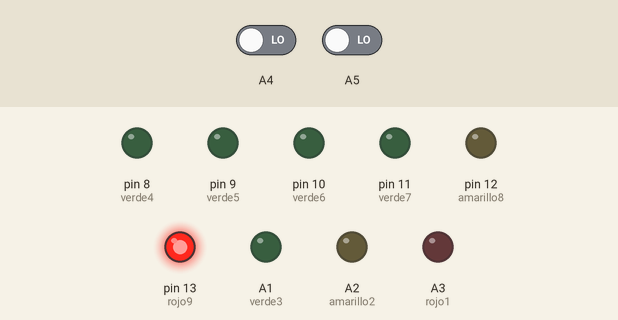
A sketch run on a simulated Arduino Uno, built with avr-gcc and run on an emulated ATmega328P. Shown: output pins drawn as LEDs (lit = HIGH). Inputs (shaded band) come from the test bench; at power-on: A4 LOW, A5 LOW.

Above: at 1.6 s.
1.7 s: A4 driven HIGH
At 5.2 s:
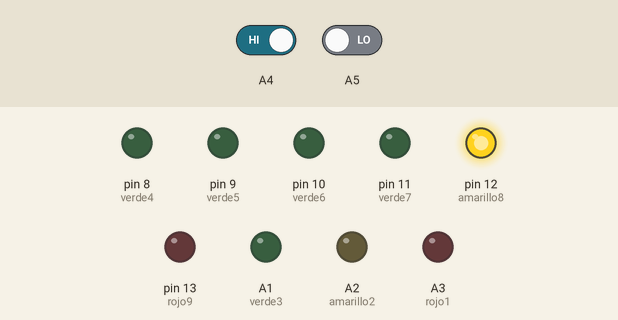
5.5 s: A4 driven LOW
At 8.9 s:
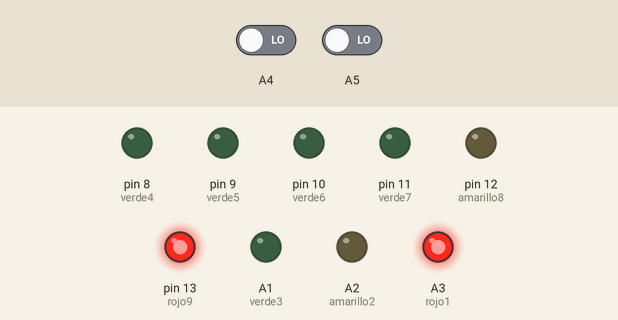
9.1 s: A5 driven HIGH
11.9 s: A5 driven LOW
At 12.2 s:
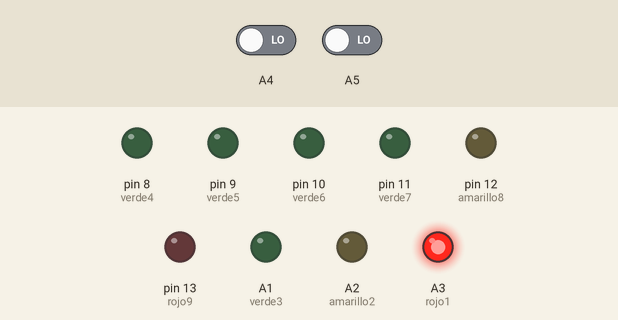
Timing chart, 0 to 17.9 s (numbered marks = the images above; inputs shaded):
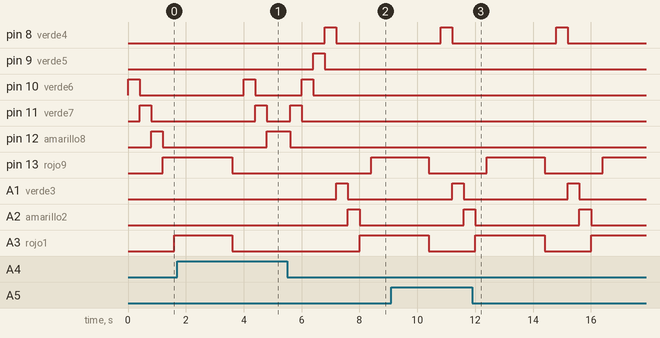

The sketch:

pingpong.ino
```cpp
// PingPong Arduino

#define rojo1 A3
#define amarillo2 A2
#define verde3 A1
#define verde4 8
#define verde5 9
#define verde6 10
#define verde7 11
#define amarillo8 12
#define rojo9 13
int BOTON_IZQ;
int BOTON_DER;
int aux = 5, vel = 400;
int direccion_der = 1;
int direccion_izq = 0;

void setup() {
  pinMode(rojo1, OUTPUT);
  pinMode(amarillo2, OUTPUT);
  pinMode(verde3, OUTPUT);
  pinMode(verde4, OUTPUT);
  pinMode(verde5, OUTPUT);
  pinMode(verde6, OUTPUT);
  pinMode(verde7, OUTPUT);
  pinMode(amarillo8, OUTPUT);
  pinMode(rojo9, OUTPUT);

  pinMode(A5, INPUT);
  pinMode(A4, INPUT);
}

void loop() {
  BOTON_IZQ = digitalRead(A5);
  BOTON_DER = digitalRead(A4);

  if (BOTON_DER == 1) {
    Serial.println("boton derecho");
  } else if (BOTON_IZQ == 1) {
    Serial.println("Boton derecho");
  }

  if (aux == 2 && BOTON_IZQ == 1){
    direccion_der = 1;
    direccion_izq = 0;
    vel = vel-50;
  }
  else if (aux == 8 && BOTON_DER == 1){
    direccion_der = 0;
    direccion_izq = 1;
  }
  else if (direccion_der == 1){
    aux++;
    PELOTA();
  }
  else if (direccion_izq == 1){
    aux--;
    PELOTA();
  }
  delay(vel);
}

void PELOTA(){
  switch (aux) {
  case 1:
    digitalWrite(rojo1, HIGH);
    digitalWrite(amarillo2, LOW);
    break;
  case 2:
    digitalWrite(rojo1, LOW);
    digitalWrite(amarillo2, HIGH);
    digitalWrite(verde3, LOW);
    break;
  case 3:
    digitalWrite(amarillo2, LOW);
    digitalWrite(verde3, HIGH);
    digitalWrite(verde4, LOW);
    break;
  case 4:
    digitalWrite(verde3, LOW);
    digitalWrite(verde4, HIGH);
    digitalWrite(verde5, LOW);
    break;
  case 5:
    digitalWrite(verde4, LOW);
    digitalWrite(verde5, HIGH);
    digitalWrite(verde6, LOW);
    break;
  case 6:
    digitalWrite(verde5, LOW);
    digitalWrite(verde6, HIGH);
    digitalWrite(verde7, LOW);
    break;
  case 7:
    digitalWrite(verde6, LOW);
    digitalWrite(verde7, HIGH);
    digitalWrite(amarillo8, LOW);
    break;
  case 8:
    digitalWrite(verde7, LOW);
    digitalWrite(amarillo8, HIGH);
    digitalWrite(rojo9, LOW);
    break;
  case 9:
    digitalWrite(rojo9, HIGH);
    digitalWrite(amarillo8, LOW);
    break;

  default:
    digitalWrite(rojo9, HIGH);
    digitalWrite(rojo1, HIGH);
    delay(2000);
    digitalWrite(rojo9, LOW);
    digitalWrite(rojo1, LOW);
    aux = 5;
    vel = 400;
    break;
  }
}
```

Measured:
- after the input at 5.5 s, pin 8 (verde4): LOW → HIGH after 1.3 s, → LOW 0.40 s later; pin 9 (verde5): LOW → HIGH after 0.90 s, → LOW 0.40 s later; pin 10 (verde6): LOW → HIGH after 0.50 s, → LOW 0.40 s later; pin 11 (verde7): LOW → HIGH after 0.10 s, → LOW 0.40 s later; pin 12 (amarillo8): HIGH → LOW after 0.10 s
- after the input at 11.9 s, pin 8 (verde4): LOW → HIGH after 2.9 s, → LOW 0.40 s later; pin 13 (rojo9): LOW → HIGH after 0.50 s, → LOW 2.0 s later, → HIGH 2.0 s later
